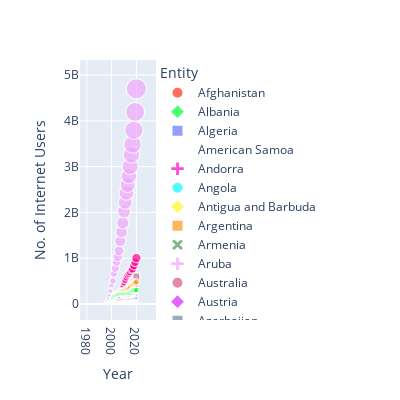

Write notebook code for a chart like this one.
### Code cell
color = px.colors.qualitative.Light24

px.scatter(data_frame=df,
           x='Year',
           y='No. of Internet Users',
           width=400,
           height=400,
           color='Entity',
           color_discrete_sequence=color,
           symbol='Entity',
           size='No. of Internet Users')
